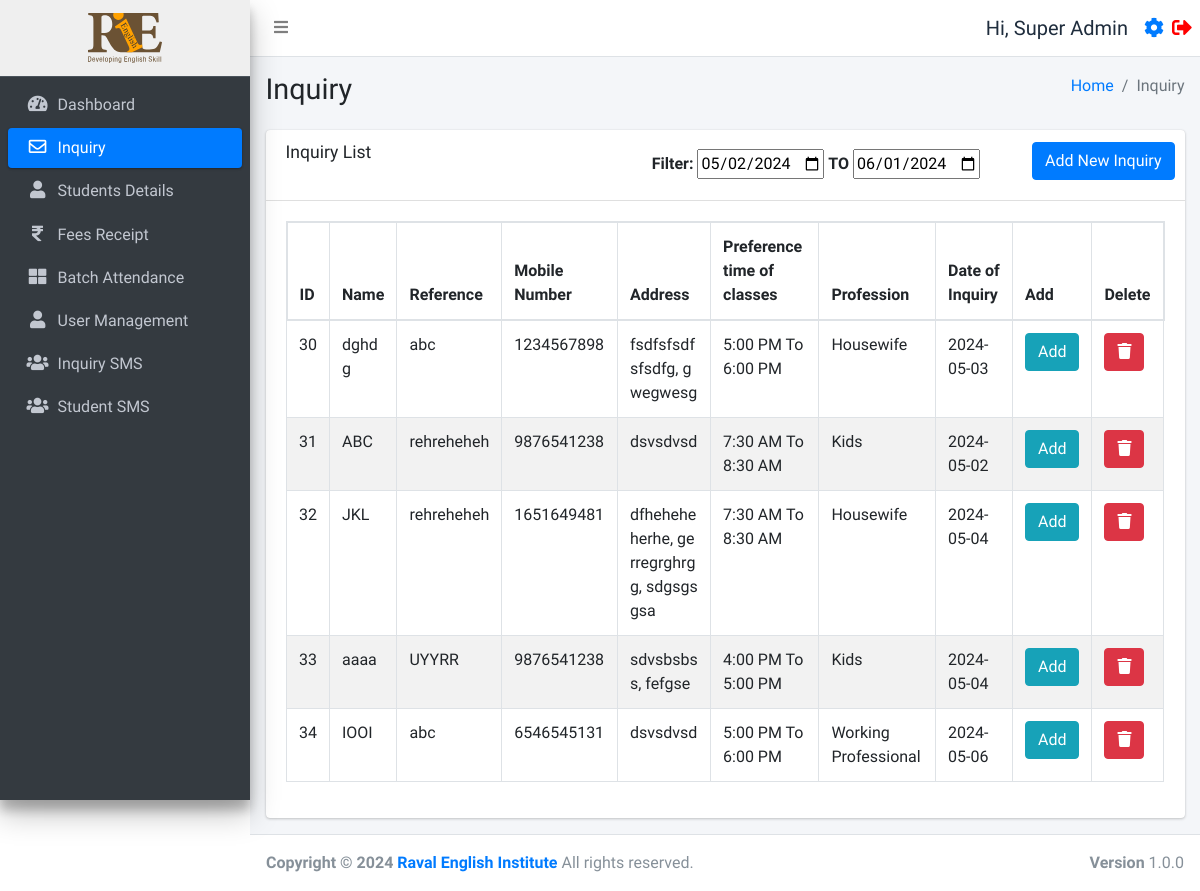
/inquiry.php (signed in), run on an earlier commit of the app's database.
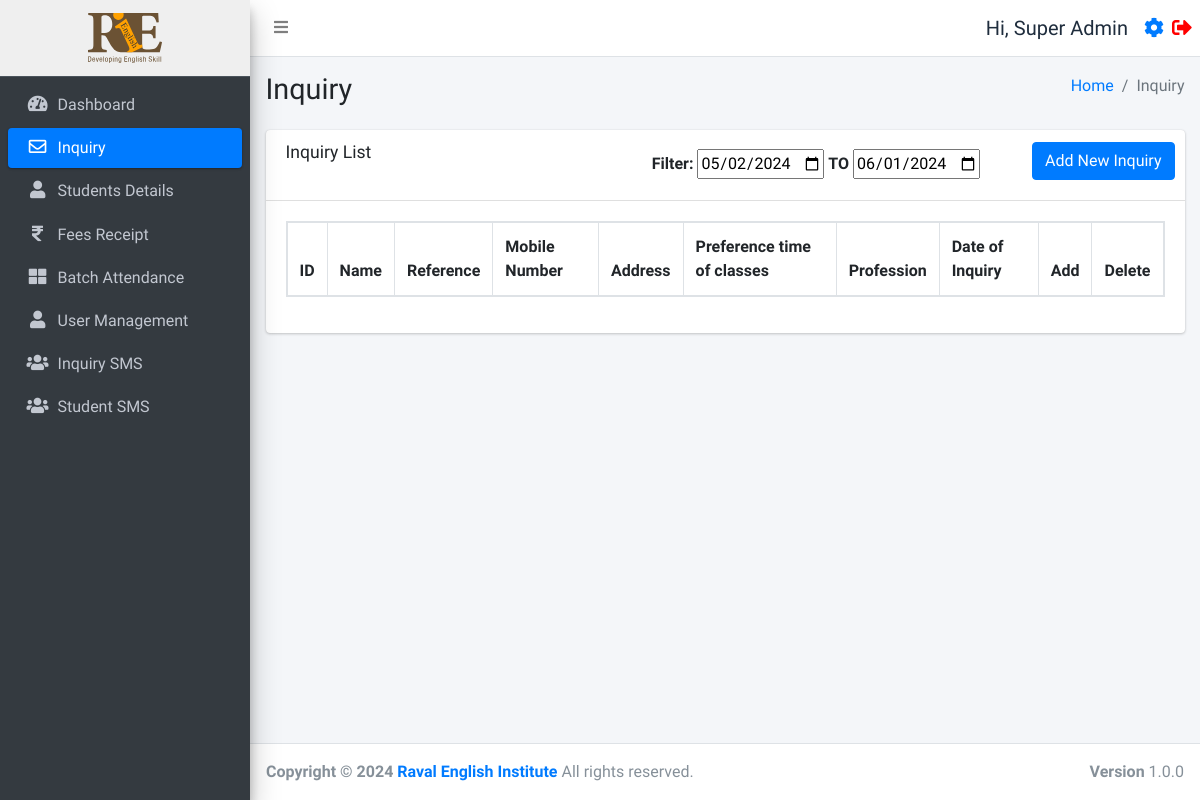
And on a later commit of the database.
### tables this page shows
CREATE TABLE `users` (
  `id` int(11) NOT NULL,
  `username` varchar(255) NOT NULL,
  `fullname` varchar(255) NOT NULL,
  `email` varchar(255) NOT NULL,
  `mobile` varchar(15) NOT NULL,
  `password` varchar(255) NOT NULL,
  `status` int(11) NOT NULL,
  `created_at` timestamp NOT NULL DEFAULT current_timestamp()
);

CREATE TABLE `inquiryinfo` (
  `id` int(11) NOT NULL,
  `name` varchar(255) NOT NULL,
  `reference` varchar(255) NOT NULL,
  `address` varchar(255) NOT NULL,
  `mobile_number` varchar(10) NOT NULL,
  `time_of_classes` varchar(255) NOT NULL,
  `profession` varchar(255) NOT NULL,
  `date` date NOT NULL,
  `created_at` datetime DEFAULT current_timestamp()
);

### function.php (called while the page is built, shortened)
<?php
require_once('db.php');
function selectFromTable($tableName, $columns, $whereConditions) {
    global $db;
    try {
        $sql = "SELECT " . implode(', ', $columns) . " FROM $tableName";
        if (!empty($whereConditions)) {
            $sql .= " WHERE " . implode(' AND ', array_map(function ($col) {
                return "$col = :$col";
            }, array_keys($whereConditions)));
        }
        $stmt = $db->prepare($sql);
        foreach ($whereConditions as $col => $value) {
            $stmt->bindValue(":$col", $value);
        }
        $stmt->execute();
        return $stmt->fetchAll(PDO::FETCH_ASSOC);
    } catch (PDOException $e) {
        return false;
    }
}
?>

### inquiry.php (the view, shortened to what this page needs)
<!DOCTYPE html>
<html lang="en">
<head>
</head>
<?php include('./header.php');
require_once 'function.php';
$isSuperAdmin = isset($_SESSION['user_status']) && $_SESSION['user_status'] === 'super_admin';
$startDate = $_GET['start_date'] ?? date('Y-m-d', strtotime('-30 days'));
$endDate = $_GET['end_date'] ?? date('Y-m-d');
?>
<div class="content-wrapper">
    <div class="content-header">
        <div class="container-fluid">
            <div class="row mb-2">
                <div class="col-sm-6">
                    <h1 class="m-0">Inquiry</h1>
                </div>
                <div class="col-sm-6">
                    <ol class="breadcrumb float-sm-right">
                        <li class="breadcrumb-item"><a href="./dashboard.php">Home</a></li>
                        <li class="breadcrumb-item active">Inquiry</li>
                    </ol>
                </div>
            </div>
        </div>
    </div>
    <section class="content">
        <div class="container-fluid">
            <div class="row">
                <div class="col-12">
                    <div class="card">
                        <div class="card-header">
                            <h3 class="card-title mb-2">Inquiry List</h3>
                            <form method="GET" class="card-tools">
                                <label>Filter:</label>
                                <input type="date" id="start_date" name="start_date" value="<?= htmlspecialchars($startDate) ?>" max="<?= date('Y-m-d') ?>">
                                <b>TO</b>
                                <input class="mb-2" type="date" id="end_date" name="end_date" value="<?= htmlspecialchars($endDate) ?>" max="<?= date('Y-m-d') ?>">
                                <a href="./inquiryform.php" class="btn btn-primary mb-2 ml-5">Add New Inquiry</a>
                            </form>
                        </div>
                        <div class="card-body">
                            <div class="table-responsive">
                                <table id="example1" class="table table-bordered table-striped">
                                    <thead>
                                    <tr>
                                        <th>ID</th>
                                        <th>Name</th>
                                        <th>Reference</th>
                                        <th>Mobile Number</th>
                                        <th>Address</th>
                                        <th>Preference time of classes</th>
                                        <th>Profession</th>
                                        <th>Date of Inquiry</th>
                                        <th>Add</th>
                                        <?php if ($isSuperAdmin): ?>
                                        <th>Delete</th>
                                        <?php endif; ?>
                                    </tr>
                                    </thead>
                                    <tbody>
                                    <?php
                                    $rows = selectFromTable('inquiryinfo', ['id', 'name', 'reference', 'mobile_number', 'address', 'time_of_classes', 'profession', 'date'], []);
                                    foreach ($rows as $row) {
                                        echo "<tr data-date='{$row['date']}'>";
                                        echo "<td>{$row['id']}</td>";
                                        echo "<td style='word-break: break-all;'>" . htmlspecialchars($row['name']) . "</td>";
                                        echo "<td>" . htmlspecialchars($row['reference']) . "</td>";
                                        echo "<td>" . htmlspecialchars($row['mobile_number']) . "</td>";
                                        echo "<td style='word-break: break-all;'>" . htmlspecialchars($row['address']) . "</td>";
                                        echo "<td>" . htmlspecialchars($row['time_of_classes']) . "</td>";
                                        echo "<td>" . htmlspecialchars($row['profession']) . "</td>";
                                        echo "<td>" . htmlspecialchars($row['date']) . "</td>";
                                        echo "<td><a href='javascript:void(0);' onclick='confirmAdd(" . $row['id'] . ")' class='btn btn-info'>Add</a></td>";
                                        if ($isSuperAdmin) {
                                            echo "<td><a href='javascript:void(0);' onclick='confirmDelete(" . $row['id'] . ")' class='btn btn-danger'><i class='fas fa-trash'></i></a></td>";
                                        }
                                        echo "</tr>";
                                    }
                                    ?>
                                    </tbody>
                                </table>
                            </div>
                        </div>
                    </div>
                </div>
            </div>
        </div>
    </section>
</div>
<?php include('./footer.php');?>

### header.php (shortened to what this page needs)
<?php
require_once 'db.php';
require_once ('function.php');
$user = selectFromTable('users', ['*'], ['id' => $_SESSION['user_id']]);
$user = $user[0];
$isFaculty = isset($_SESSION['user_status']) && $_SESSION['user_status'] === 'faculty';
$isAdmin = isset($_SESSION['user_status']) && $_SESSION['user_status'] === 'admin';
?>
<!DOCTYPE html>
<html lang="en">
<head>
  <link rel="stylesheet" href="./plugins/fontawesome-free/css/all.min.css">
  <link rel="stylesheet" href="https://code.ionicframework.com/ionicons/2.0.1/css/ionicons.min.css">
  <link rel="stylesheet" href="./plugins/icheck-bootstrap/icheck-bootstrap.min.css">
  <link rel="stylesheet" href="https://cdn.datatables.net/1.10.19/css/dataTables.bootstrap4.min.css">
  <link rel="stylesheet" href="./asset/css/adminlte.min.css">
  <link rel="stylesheet" href="./asset/css/style.css">
</head>
<body class="hold-transition sidebar-mini layout-fixed">
  <div class="wrapper">
    <nav class="main-header navbar navbar-expand navbar-white navbar-light sticky-top">
      <ul class="navbar-nav">
        <li class="nav-item">
          <a class="nav-link" data-widget="pushmenu" href="#" role="button"><i class="fas fa-bars"></i></a>
        </li>
      </ul>
      <ul class="navbar-nav ml-auto">
        <li class="nav-item d-flex align-items-center">
          <span class="mr-3" style="font-size:20px;">Hi, <?php echo $user['fullname']; ?></span>
          <a href="./profile.php" style="font-size:20px;" class="d-block mr-2"><i class="fas fa-cog"></i></a>
          <a href="./logout.php" style="font-size:20px;"><i class="fas fa-sign-out-alt" style="color:red"></i></a>
        </li>
      </ul>
    </nav>
    <aside class="main-sidebar sidebar-dark-primary elevation-4">
      <?php if ($_SESSION['user_status'] === 'faculty'): ?>
        <a href="./batch.php" class="brand-link" style="text-align:center;background:#efefef;">
        <?php else: ?>
          <a href="./dashboard.php" class="brand-link" style="text-align:center;background:#efefef;">
          <?php endif; ?>
          <img src="./asset/img/logo.svg" alt="RIE logo Logo" style="height:50px;">
        </a>
        <div class="sidebar">
          <nav class="mt-2">
            <ul class="nav nav-pills nav-sidebar flex-column" data-widget="treeview" role="menu" data-accordion="false">
              <?php if (!$isFaculty): ?>
                <li class="nav-item">
                  <a href="./dashboard.php" class="nav-link
            <?php if (strpos($_SERVER['REQUEST_URI'], 'dashboard.php') !== false) {
              echo "active";
            } ?>">
                    <i class="nav-icon fas fa-tachometer-alt"></i>
                    <p>
                      Dashboard
                    </p>
                  </a>
                </li>
                <li class="nav-item">
                  <a href="./inquiry.php" class="nav-link
            <?php if (strpos($_SERVER['REQUEST_URI'], 'inquiry.php') !== false) {
              echo "active";
            } ?>">
                    <i class="nav-icon far fa-envelope"></i>
                    <p>
                      Inquiry
                    </p>
                  </a>
                <li class="nav-item">
                  <a href="./studentsdetails.php" class="nav-link
            <?php if (strpos($_SERVER['REQUEST_URI'], 'studentsdetails.php') !== false) {
              echo "active";
            } ?>">
                    <i class="nav-icon fas fa-user"></i>
                    <p>
                      Students Details
                    </p>
                  </a>
                </li>
                <li class="nav-item">
                  <a href="./fees.php" class="nav-link
            <?php if (strpos($_SERVER['REQUEST_URI'], 'fees.php') !== false) {
              echo "active";
            } ?>">
                    <i class="nav-icon fas fa-rupee-sign"></i>
                    <p>
                      Fees Receipt
                    </p>
                  </a>
                </li>
              <?php endif; ?>
              <li class="nav-item">
                <a href="./batch.php" class="nav-link
            <?php if (strpos($_SERVER['REQUEST_URI'], 'batch.php') !== false) {
              echo "active";
            } ?>">
                  <i class="nav-icon fas fa-th-large"></i>
                  <p>
                    Batch Attendance
                  </p>
                </a>
              </li>
              <?php if (!$isFaculty && !$isAdmin): ?>
                <li class="nav-item">
                  <a href="./user_management.php" class="nav-link
            <?php if (strpos($_SERVER['REQUEST_URI'], 'user_management.php') !== false) {
              echo "active";
            } ?>">
                    <i class="nav-icon fas fa-user"></i>
                    <p>
                      User Management
                    </p>
                  </a>
                </li>
              <?php endif; ?>
              <?php if (!$isFaculty): ?>
                <li class="nav-item">
                  <a href="./inquirysms.php" class="nav-link
            <?php if (strpos($_SERVER['REQUEST_URI'], 'inquirysms.php') !== false) {
              echo "active";
            } ?>">
                    <i class="nav-icon fas fa-users"></i>
                    <p>
                      Inquiry SMS
                    </p>
                  </a>
                </li>
                <li class="nav-item">
                  <a href="./studentsms.php" class="nav-link
            <?php if (strpos($_SERVER['REQUEST_URI'], 'studentsms.php') !== false) {
              echo "active";
            } ?>">
                    <i class="nav-icon fas fa-users"></i>
                    <p>
                      Student SMS
                    </p>
                  </a>
                </li>
              <?php endif; ?>
            </ul>
          </nav>
        </div>
    </aside>

### footer.php (shortened to what this page needs)
</div>
<footer class="main-footer">
    <strong>Copyright &copy; 2024 <a href="https://ravalenglishinstitute.com/" target="_blank">Raval English Institute</a></strong>
    All rights reserved.
    <div class="float-right d-none d-sm-inline-block">
      <b>Version</b> 1.0.0
    </div>
  </footer>
</body>
</html>

### header.php (style rules this page uses)
table thead tr { border: 2px solid #dee2e6 }
table thead { position: sticky; top: 0; background-color: white; }

What changed in the data, as far as the page shows it:
removed inquiryinfo: id "30", name "dghdg", reference "abc", mobile_number "1234567898", address "fsdfsfsdfsfsdfg, gwegwesg", time_of_classes "5:00 PM To 6:00 PM", profession "Housewife", date "2024-05-03"
removed inquiryinfo: id "31", name "ABC", reference "rehreheheh", mobile_number "9876541238", address "dsvsdvsd", time_of_classes "7:30 AM To 8:30 AM", profession "Kids", date "2024-05-02"
removed inquiryinfo: id "32", name "JKL", reference "rehreheheh", mobile_number "1651649481", address "dfheheheherhe, gerregrghrgg, sdgsgsgsa", time_of_classes "7:30 AM To 8:30 AM", profession "Housewife", date "2024-05-04"
removed inquiryinfo: id "33", name "aaaa", reference "UYYRR", mobile_number "9876541238", address "sdvsbsbss, fefgse", time_of_classes "4:00 PM To 5:00 PM", profession "Kids", date "2024-05-04"
removed inquiryinfo: id "34", name "IOOI", reference "abc", mobile_number "6546545131", address "dsvsdvsd", time_of_classes "5:00 PM To 6:00 PM", profession "Working Professional", date "2024-05-06"
